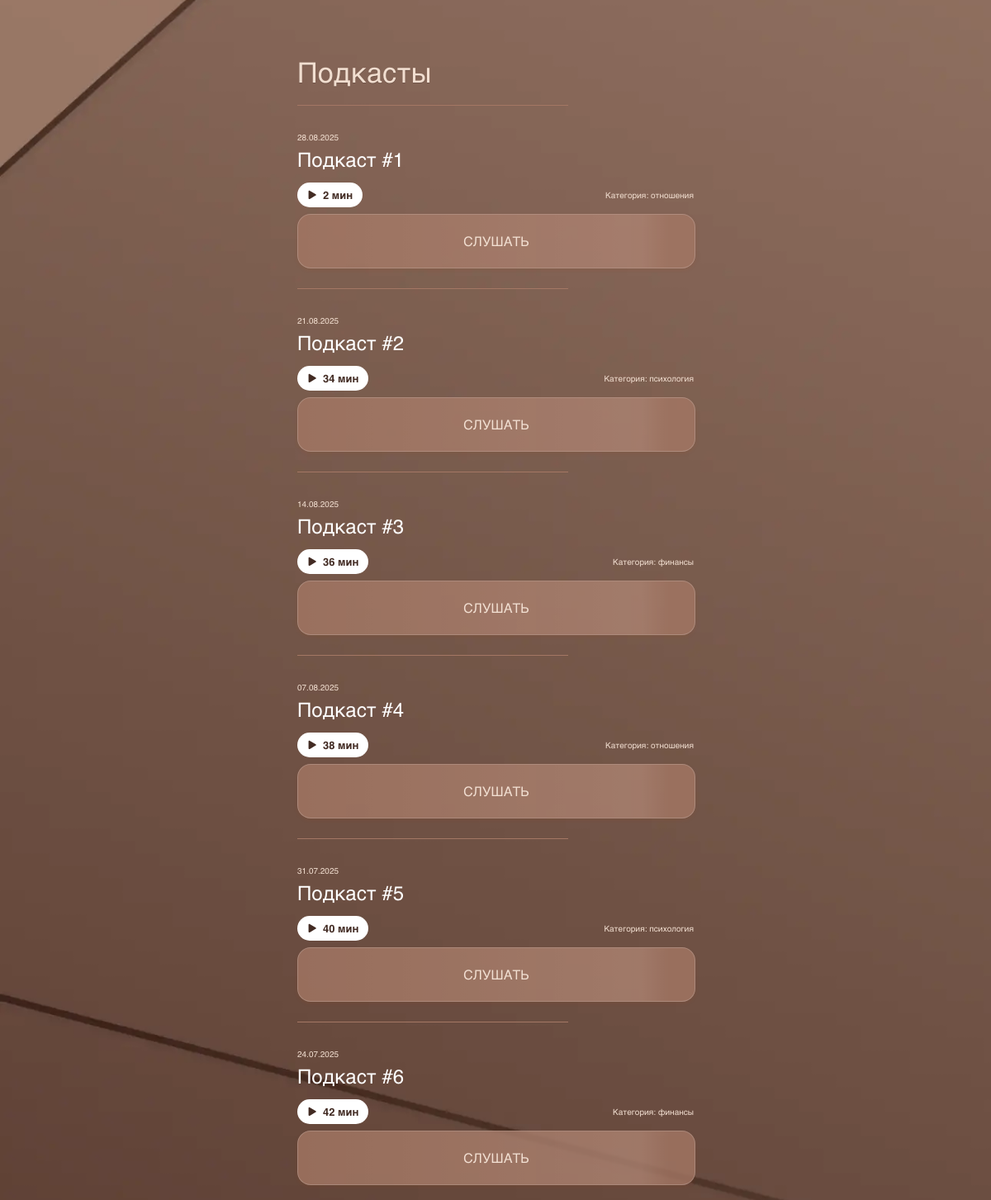
The page /podcasts on the database its author committed.
### app/models.py (models this page shows)
class Podcast(Base):
    __tablename__ = "podcasts"
    id = Column(Integer, primary_key=True, index=True)
    title = Column(String(255), nullable=False)
    description = Column(Text, nullable=True)
    category = Column(String(100), nullable=True)
    published_at = Column(DateTime, default=datetime.utcnow)
    duration_seconds = Column(Integer, default=0)
    cover_path = Column(String(500), nullable=True)
    audio_preview_path = Column(String(500), nullable=True)
    audio_full_path = Column(String(500), nullable=True)
    is_published = Column(Boolean, default=False)
    is_free = Column(Boolean, default=False)

### app/main.py (the view)
    @app.get("/podcasts", response_class=HTMLResponse)
    def podcast_list(request: Request, db: Session = Depends(get_db)):
        podcasts = (
            db.query(models.Podcast)
            .filter(models.Podcast.is_published.is_(True))
            .order_by(models.Podcast.published_at.desc())
            .all()
        )
        return templates.TemplateResponse(
            "front/podcasts.html", {"request": request, "podcasts": podcasts}
        )

### templates/front/podcasts.html (shortened to what this page needs)
<!DOCTYPE html>
<html lang="ru">
  <head>
    <link rel="stylesheet" href="{{ url_for('static', path='front.css') }}" />
  </head>
  <body>
    <div class="wrapper">
      <main class="app">
        <header>
          <h1>Подкасты</h1>
        </header>
        <div class="podcasts-items">
          {% for p in podcasts %}
          <div class="podcast-item">
            <div class="podcast-titles">
              <p>{{ (p.published_at.strftime('%d.%m.%Y') if p.published_at else '') }}</p>
              <h2>{{ p.title }}</h2>
            </div>
            <div class="podcast-body">
              <div class="podcast-info">
                <div class="podcast-play">
                  <i class="icon icon-play"></i>
                  <span>{{ (p.duration_seconds // 60) or 0 }} мин</span>
                </div>
                <p>Категория: {{ p.category or '—' }}</p>
              </div>
              <a href="/podcasts/{{ p.id }}" class="btn-orange">Слушать</a>
            </div>
          </div>
          {% endfor %}
        </div>
      </main>
      <div class="section-bg">
        <img src="{{ url_for('static', path='assets/img/background2.webp') }}" alt="" />
      </div>
    </div>
  </body>
</html>

### static/front.css (style rules this page uses)
:root { --bg-1: #3a241d; --bg-2: #6b4e41; --glass: rgba(255, 255, 255, 0.06); --glass-2: rgba(255, 255, 255, 0.12); --stroke: rgba(255, 255, 255, 0.18); --txt: #f1ded0; --txt-dim: #edd7cc; --shadow: 0 10px 30px rgba(0, 0, 0, 0.2), inset 0 1px rgba(255, 255, 255, 0.1); --radius-xl: 28px; --radius-xxl: 16px; --gap: 22px; --tile-pad: 16px 8px; --tile-font: 24px; }
html, body { height: 100%; }
body { margin: 0; font-family: "Helvetica"; color: var(--txt); font-weight: 400; padding: 0; box-sizing: border-box; }
.wrapper { position: relative; z-index: 2; min-height: 100%; overflow: hidden; }
.section-bg { position: absolute; left: 0; top: 0; width: 100%; height: 100%; z-index: -1; }
.section-bg img { width: 100%; height: 100%; object-fit: cover; }
.app { max-width: 480px; margin: 70px auto 0; padding: env(safe-area-inset-top, 18px) 18px calc(env(safe-area-inset-bottom, 18px) + 18px); min-height: 100%; position: relative; isolation: isolate; }
header { display: grid; grid-template-columns: 1fr auto; align-items: center; gap: 12px; position: relative; }
h1 { font-weight: 800; line-height: 34px; letter-spacing: 0.3px; color: var(--txt); text-shadow: 0 1px 0 rgba(0, 0, 0, 0.15); font-size: 34px; margin: 0; padding: 0; font-weight: 400; }
h2, h3 { padding: 0; margin: 0; }
.podcasts-items { margin-top: 23px; gap: 24px; display: flex; flex-direction: column; }
.podcast-item { position: relative; padding: 24px 0 0; }
.podcast-item::after { content: ""; position: absolute; top: 0; width: 328px; height: 1px; background: #a47764; }
.podcast-titles p { font-weight: 400; font-size: 10px; line-height: 100%; color: #f1ded0; }
.podcast-titles h2 { font-weight: 400; font-size: 24px; line-height: 100%; margin-top: 4px; color: #ffffff; }
.podcast-body { margin-top: 16px; }
.podcast-info { display: flex; gap: 20px; justify-content: space-between; flex-wrap: wrap; }
.podcast-info p { font-weight: 400; font-size: 10px; line-height: 100%; color: #f1ded0; }
.podcast-play { padding: 6px 12px; background: #ffffff; border-radius: 100px; display: flex; align-items: center; gap: 7px; }
.podcast-play i { font-size: 12px; flex: 0 0 12px; background: #422b23; cursor: pointer; }
.podcast-play span { font-size: 13px; line-height: 16px; font-weight: 600; color: #422b23; }
.btn-orange { position: relative; overflow: hidden; display: flex; align-items: center; justify-content: center; text-align: center; cursor: pointer; box-shadow: 0px 2px 5px 0px #bc42001a; background: rgba(164, 119, 100, 0.8); width: 100%; height: 64px; border-radius: var(--radius-xxl); border: 1px solid var(--stroke); backdrop-filter: blur(1px) saturate(100%); z-index: 2; -webkit-tap-highlight-color: transparent; margin-top: 8px; font-family: Helvetica; font-weight: 400; font-size: 16px; line-height: 24px; text-align: center; text-transform: uppercase; color: #f1ded0; text-decoration: none; }
.btn-orange::after { content: ""; position: absolute; inset: 0; background: linear-gradient( to right, transparent 0%, rgba(255, 255, 255, 0.07) 48%, transparent 52% ) no-repeat; background-size: 180% 100%; transform: translateZ(0); mix-blend-mode: screen; pointer-events: none; transition: background-position 0.6s ease; }

### rows shown on the page
Podcast: published_at "28.08.2025", title "Подкаст #1", duration_seconds "2", category "отношения"
Podcast: published_at "21.08.2025", title "Подкаст #2", duration_seconds "34", category "психология"
Podcast: published_at "14.08.2025", title "Подкаст #3", duration_seconds "36", category "финансы"
Podcast: published_at "07.08.2025", title "Подкаст #4", duration_seconds "38", category "отношения"
Podcast: published_at "31.07.2025", title "Подкаст #5", duration_seconds "40", category "психология"
Podcast: published_at "24.07.2025", title "Подкаст #6", duration_seconds "42", category "финансы"
